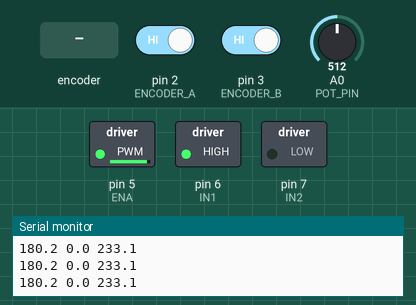
This sketch was run on a simulated Arduino Uno, built with avr-gcc and run on an emulated ATmega328P. On the bench: switched loads named in the sketch (green lamp = pin HIGH), the last lines printed to the serial monitor. The test bench sets the inputs (shaded band); at power-on: A0 (POT_PIN) = 512, pin 2 (ENCODER_A) HIGH, pin 3 (ENCODER_B) HIGH.

Above: at 1.2 s.
1.3 s: A0 (POT_PIN) set to 0
At 2.2 s:
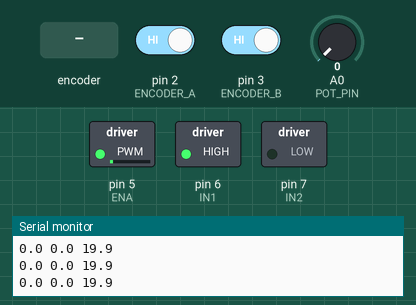
2.8 s: A0 (POT_PIN) set to 122
At 3.09 s:
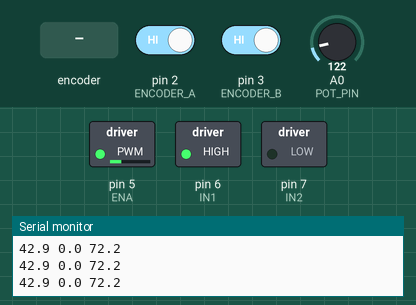
5.8 s: A0 (POT_PIN) set to 306
At 6.3 s:
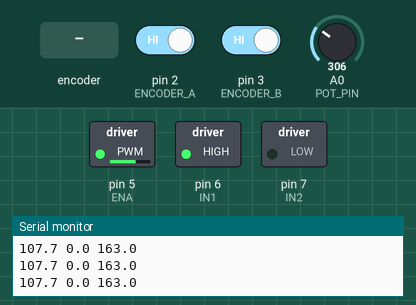
8.8 s: rotary encoder on pin 2 (ENCODER_A) / pin 3 (ENCODER_B) turned 1 step (first pin leading)
Timing chart, 0 to 13.0 s (numbered marks = the images above; inputs shaded):
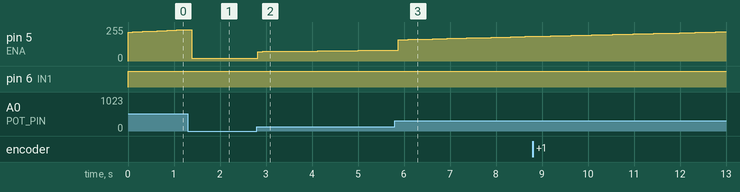

The sketch:

controlWithPot.ino
```cpp
#include <PID_v1.h>

// Motor Control Pins
#define IN1       6
#define IN2       7
#define ENA       5

// Encoder Pins
#define ENCODER_A 2
#define ENCODER_B 3

// Potentiometer Pin
#define POT_PIN   A0

// PID Constants (tune these)
double Kp = 1.2;
double Ki = 0.085;
double Kd = 1.0;

// PID Variables
double Setpoint = 0.0;    // will be set from pot
double Input;             // Measured position (°)
double Output;            // PID output (-255…255)

PID myPID(&Input, &Output, &Setpoint, Kp, Ki, Kd, DIRECT);

volatile long encoderPos = 0;
const float degreesPerPulse = 360.0 / 11560.0;  // set to your encoder CPR×gear ratio

void setup() {
  Serial.begin(9600);

  // Print header for Serial Plotter once
  Serial.println("Setpoint Input Output");

  // Motor pins
  pinMode(IN1, OUTPUT);
  pinMode(IN2, OUTPUT);
  pinMode(ENA, OUTPUT);

  // Encoder pins
  pinMode(ENCODER_A, INPUT_PULLUP);
  pinMode(ENCODER_B, INPUT_PULLUP);
  attachInterrupt(digitalPinToInterrupt(ENCODER_A), updateEncoder, CHANGE);

  // Potentiometer input
  pinMode(POT_PIN, INPUT);

  // PID setup
  myPID.SetMode(AUTOMATIC);
  myPID.SetOutputLimits(-255, 255);
}

void loop() {
  // 1) Read potentiometer and map 0–1023 to 0–360°
  int potRaw = analogRead(POT_PIN);
  Setpoint = (potRaw / 1023.0) * 360.0;

  // 2) Convert encoder count to degrees
  noInterrupts();
    long counts = encoderPos;
  interrupts();
  Input = counts * degreesPerPulse;

  // 3) Compute PID
  myPID.Compute();

  // 4) Drive motor
  if (Output > 0) {
    digitalWrite(IN1, HIGH);
    digitalWrite(IN2, LOW);
    analogWrite(ENA, (int)Output);
  } else if (Output < 0) {
    digitalWrite(IN1, LOW);
    digitalWrite(IN2, HIGH);
    analogWrite(ENA, (int)(-Output));
  } else {
    analogWrite(ENA, 0);
  }

  // 5) Send data for Serial Plotter
  //    Format: Setpoint<space>Input<space>Output<newline>
  Serial.print(Setpoint, 1);
  Serial.print(" ");
  Serial.print(Input, 1);
  Serial.print(" ");
  Serial.println(Output, 1);

  delay(10);  // adjust loop rate if needed
}

void updateEncoder() {
  // Quadrature decode on A-change
  if (digitalRead(ENCODER_A) == digitalRead(ENCODER_B))
    encoderPos++;
  else
    encoderPos--;
}
```

Measured:
- after the input at 2.8 s, pin 5 (ENA): moves from 19/255 to 81/255 over 2.8 s, starting at once
